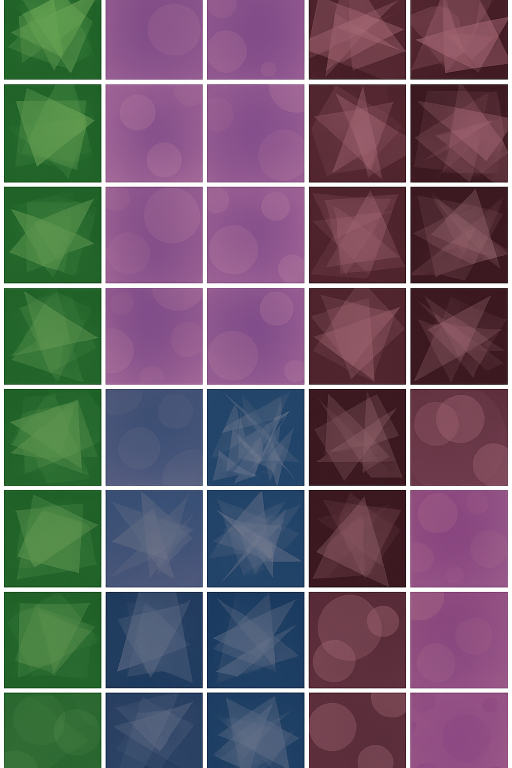
#> input picture app/data/tests/mbti/images/A_collection_of_40_square_digital_abstract_artwork.png, 1024 x 1536 px (shown at 1/2 size)
$ python slice_by_white_grid.py
#> lines starting #> are read from the running program, lines starting #| are printed output that depends on the picture; after the words box and inside, x2 and y2 are one past the last pixel; in counts of white or black regions, pixels touching at a corner belong together
from PIL import Image, ImageOps
import numpy as np, os

SPRITE = "A_collection_of_40_square_digital_abstract_artwork.png"
ROWS, COLS = 5, 8
SIZE = 1024
WHITE_THR = 245        # порог «белизны»: min(R,G,B) >= WHITE_THR
RATIO_THR = 0.80       # доля белых пикселей в колонке/строке, чтобы считать её «полосой»

def find_white_segments(mask_1d, ratio_thr=0.8):
    """Находит непрерывные сегменты (start, end) там, где True-плотность высокая."""
    segs = []
    n = len(mask_1d)
    i = 0
    while i < n:
        if mask_1d[i]:
            j = i
            while j < n and mask_1d[j]:
                j += 1
            # сегмент i..j-1
            segs.append((i, j-1))
            i = j
        else:
            i += 1
    return segs

def detect_white_bands(rgb):
    """Возвращает списки вертикальных и горизонтальных белых полос (сегментов)."""
    h, w, _ = rgb.shape
    # белый пиксель: min(R,G,B) >= WHITE_THR
    white = (rgb.min(axis=2) >= WHITE_THR)

    # по вертикали: считаем долю белых по каждой колонке
    v_ratio = white.mean(axis=0)  # shape: (w,)
    v_mask = v_ratio >= RATIO_THR
    v_segs = find_white_segments(v_mask)

    # по горизонтали: доля белых по каждой строке
    h_ratio = white.mean(axis=1)  # shape: (h,)
    h_mask = h_ratio >= RATIO_THR
    h_segs = find_white_segments(h_mask)

    return v_segs, h_segs

def ensure_count(segs, expected):
    """Иногда детектор может слить двойные линии или разбить одну на две.
       Приводим к нужному количеству через слияние близких/тонких сегментов."""
    if len(segs) == expected:
        return segs
    if not segs:
        return segs
    # Сначала сольём очень близкие (зазор <= 2px)
    merged = []
    cur_s, cur_e = segs[0]
    for s, e in segs[1:]:
        if s - cur_e <= 2:
            cur_e = max(cur_e, e)
        else:
            merged.append((cur_s, cur_e))
            cur_s, cur_e = s, e
    merged.append((cur_s, cur_e))
    segs = merged
    # Если всё ещё не совпало — лучший эвристический отбор равномерно
    if len(segs) > expected:
        # выбросим самые узкие/избыточные
        segs = sorted(segs, key=lambda se: -(se[1]-se[0]+1))[:expected]
        segs = sorted(segs, key=lambda se: se[0])
    elif len(segs) < expected:
        # попробуем искусственно вставить края, если их нет
        # (иногда крайняя полоса чуть не дотягивает до порога)
        if segs[0][0] > 3:
            segs = [(0,2)] + segs
        if segs[-1][1] < (segs[-1][1] + 3):  # не знаем ширину, просто оставим как есть
            pass
        # Если всё равно маловато — вернём как есть (скрипт всё равно порежет по имеющимся)
    return segs

def main():
    img = Image.open(SPRITE).convert("RGB")
#> img is the input picture: PIL image 1024x1536 RGB; mean R, G, B 106.4, 94.1, 105.1
    rgb = np.array(img)
    H, W, _ = rgb.shape
#> H = 1536; W = 1024

    v_segs, h_segs = detect_white_bands(rgb)
#> in detect_white_bands, `white = (rgb.min(axis=2) >= WHITE_THR)`:
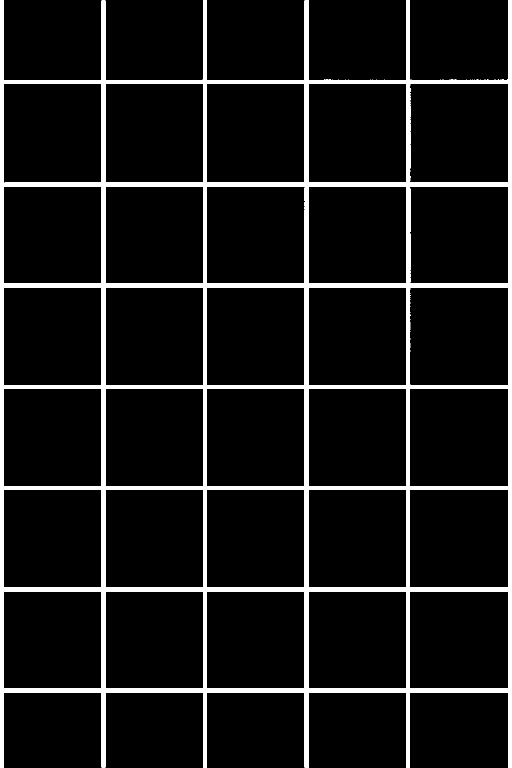
#> white: shape (1536, 1024) bool (shown at 1/2 size); 8.2% white; 1 white region, box (x1, y1, x2, y2) and area: (0, 0, 1024, 1536) 129587
#> in detect_white_bands, `v_ratio = white.mean(axis=0)`: v_ratio = 1024 values, max 1 at index 0, min 0.0358 at index 280, mean 0.0824
#> in find_white_segments, `n = len(mask_1d)`: n = 1024
#> the loop in find_white_segments, `while i < n:` made 983 passes
#> after the loop in find_white_segments, `while i < n:`: segs = [(0, 7), (203, 210), (406, 413), (609, 616), (813, 819), (1016, 1023)]
#> in detect_white_bands, `v_segs = find_white_segments(v_mask)`: v_segs has the same summary as segs in find_white_segments
#> in detect_white_bands, `h_ratio = white.mean(axis=1)`: h_ratio = 1536 values, max 1 at index 160, min 0.042 at index 0, mean 0.0824
#> in detect_white_bands, `h_segs = find_white_segments(h_mask)`: h_segs = [(160, 167), (365, 372), (567, 575), (770, 777), (972, 979), (1175, 1182), (1377, 1384)]
#> v_segs has the same summary as segs in find_white_segments

    # Ожидаем COLS+1 вертикальных и ROWS+1 горизонтальных полос (включая внешние)
    v_segs = ensure_count(v_segs, COLS+1)
#> in ensure_count, `cur_s, cur_e = segs[0]`: cur_s = 0; cur_e = 7
#> the loop in ensure_count, `for s, e in segs[1:]:` made 5 passes
#> (s, e, cur_s, cur_e) on passes 1 to 5: (203, 210, 203, 210), (406, 413, 406, 413), (609, 616, 609, 616), (813, 819, 813, 819), (1016, 1023, 1016, 1023)
#> after the loop in ensure_count, `for s, e in segs[1:]:`: merged = [(0, 7), (203, 210), (406, 413), (609, 616), (813, 819)]
    h_segs = ensure_count(h_segs, ROWS+1)
#> the loop in ensure_count (call 2), `for s, e in segs[1:]:` made 6 passes
#> (s, e, cur_s, cur_e) on passes 1 to 6: (365, 372, 365, 372), (567, 575, 567, 575), (770, 777, 770, 777), (972, 979, 972, 979), (1175, 1182, 1175, 1182), (1377, 1384, 1377, 1384)
#> h_segs = [(160, 167), (365, 372), (567, 575), (770, 777), (972, 979), (1175, 1182)]

    if len(v_segs) < COLS+1 or len(h_segs) < ROWS+1:
        print(f"⚠️ Найдено мало белых полос (v={len(v_segs)}, h={len(h_segs)}). Буду резать по имеющимся.")
#| ⚠️ Найдено мало белых полос (v=6, h=6). Буду резать по имеющимся.
    v_segs = sorted(v_segs, key=lambda se: se[0])[:COLS+1]
    h_segs = sorted(h_segs, key=lambda se: se[0])[:ROWS+1]

    # Границы тайлов: между белыми полосами — [prev.end+1, next.start-1]
    xs = [max(0, v_segs[i][1]+1) for i in range(min(COLS, len(v_segs)-1))]
#> xs = [8, 211, 414, 617, 820]
    xs += [min(W-1, v_segs[min(COLS, len(v_segs)-1)][0]-1)]
#> xs = [8, 211, 414, 617, 820, 1015]
    # Не все детекции идеальны — надёжнее собрать x-границы как пары соседних сегментов:
    x_pairs = []
    for i in range(len(v_segs)-1):
        left = v_segs[i][1] + 1
        right = v_segs[i+1][0] - 1
        left = max(0, left); right = min(W-1, right)
        if right <= left: right = left + 1
        x_pairs.append((left, right))
#> this loop made 5 passes
#> left on passes 1 to 5: 8, 211, 414, 617, 820
#> after the loop, x_pairs = [(8, 202), (211, 405), (414, 608), (617, 812), (820, 1015)]
    # Оставляем первые COLS интервалов
    x_pairs = x_pairs[:COLS]

    y_pairs = []
    for i in range(len(h_segs)-1):
        top = h_segs[i][1] + 1
        bot = h_segs[i+1][0] - 1
        top = max(0, top); bot = min(H-1, bot)
        if bot <= top: bot = top + 1
        y_pairs.append((top, bot))
#> this loop made 5 passes
#> top on passes 1 to 5: 168, 373, 576, 778, 980
#> after the loop, y_pairs = [(168, 364), (373, 566), (576, 769), (778, 971), (980, 1174)]
    y_pairs = y_pairs[:ROWS]

    # Режем и сохраняем
    os.makedirs(".", exist_ok=True)
    n = 1
    for r in range(len(y_pairs)):
        for c in range(len(x_pairs)):
            x0, x1 = x_pairs[c]
            y0, y1 = y_pairs[r]
            tile = img.crop((x0, y0, x1+1, y1+1))  # +1 потому что правая/нижняя не включительно
            tile = ImageOps.contain(tile, (SIZE, SIZE))
            bg = Image.new("RGB", (SIZE, SIZE), (0,0,0))
            bg.paste(tile, ((SIZE - tile.width)//2, (SIZE - tile.height)//2))
            bg.save(f"q{n}.jpg", quality=95)
            n += 1
#> this loop made 5 passes
#> pass 1, in main, `bg.save(f"q{n}.jpg", quality=95)`:
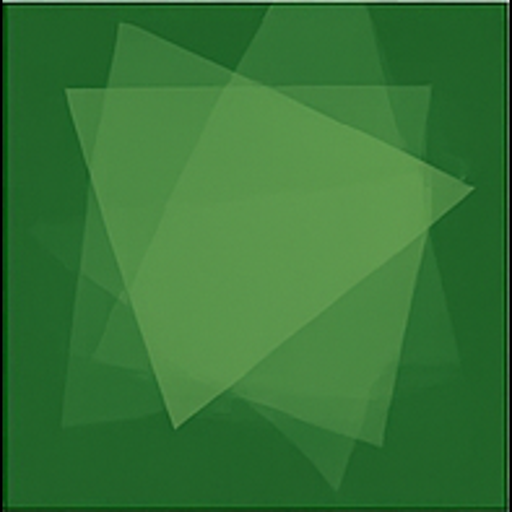
#> saved as q1.jpg: PIL image 1024x1024 RGB (shown at 1/2 size); mean R, G, B 54.3, 117.4, 53.8
#> pass 1, in main, `bg.save(f"q{n}.jpg", quality=95)`:
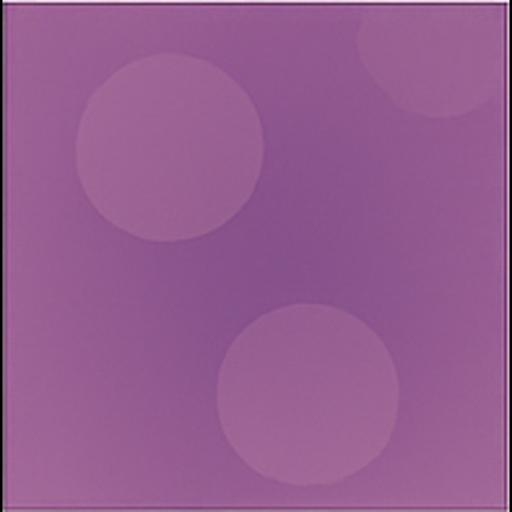
#> saved as q2.jpg: PIL image 1024x1024 RGB (shown at 1/2 size); mean R, G, B 148.4, 92.9, 144.1
#> pass 1, in main, `bg.save(f"q{n}.jpg", quality=95)`:
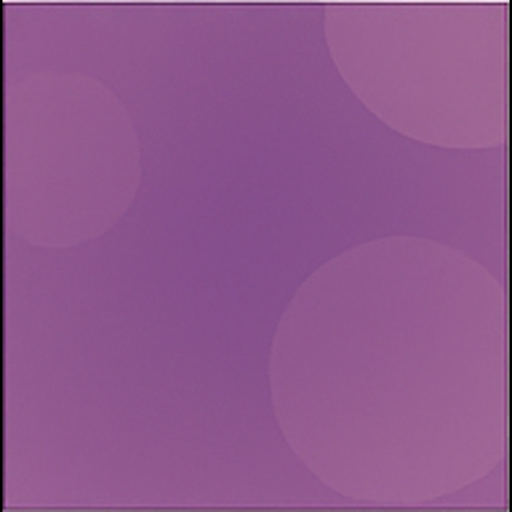
#> saved as q3.jpg: PIL image 1024x1024 RGB (shown at 1/2 size); mean R, G, B 142.7, 87.6, 141.7
#> pass 1, in main, `bg.save(f"q{n}.jpg", quality=95)`:
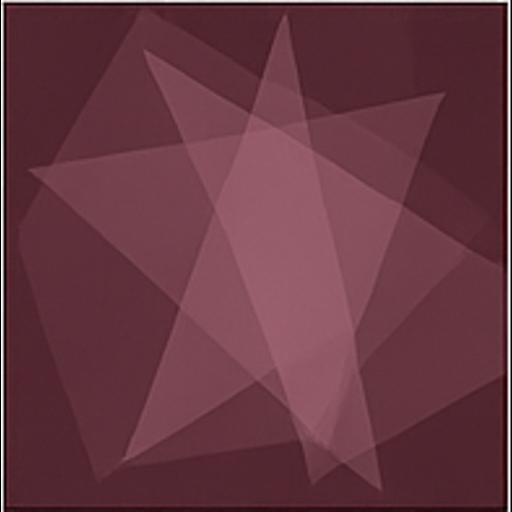
#> saved as q4.jpg: PIL image 1024x1024 RGB (shown at 1/2 size); mean R, G, B 103.2, 56, 65.9
#> after the loop:
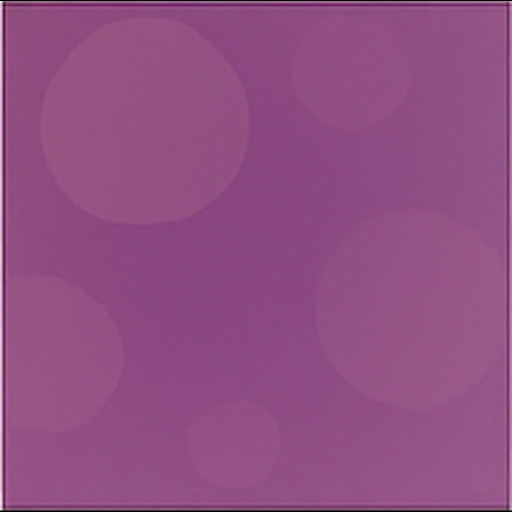
#> bg: PIL image 1024x1024 RGB (shown at 1/2 size); mean R, G, B 143.8, 79, 130
#> after the loop, n = 26

    print(f"✅ Сохранено {n-1} изображений. Вертикальные полосы: {len(v_segs)}, горизонтальные: {len(h_segs)}")
#| ✅ Сохранено 25 изображений. Вертикальные полосы: 6, горизонтальные: 6

if __name__ == "__main__":
    main()
